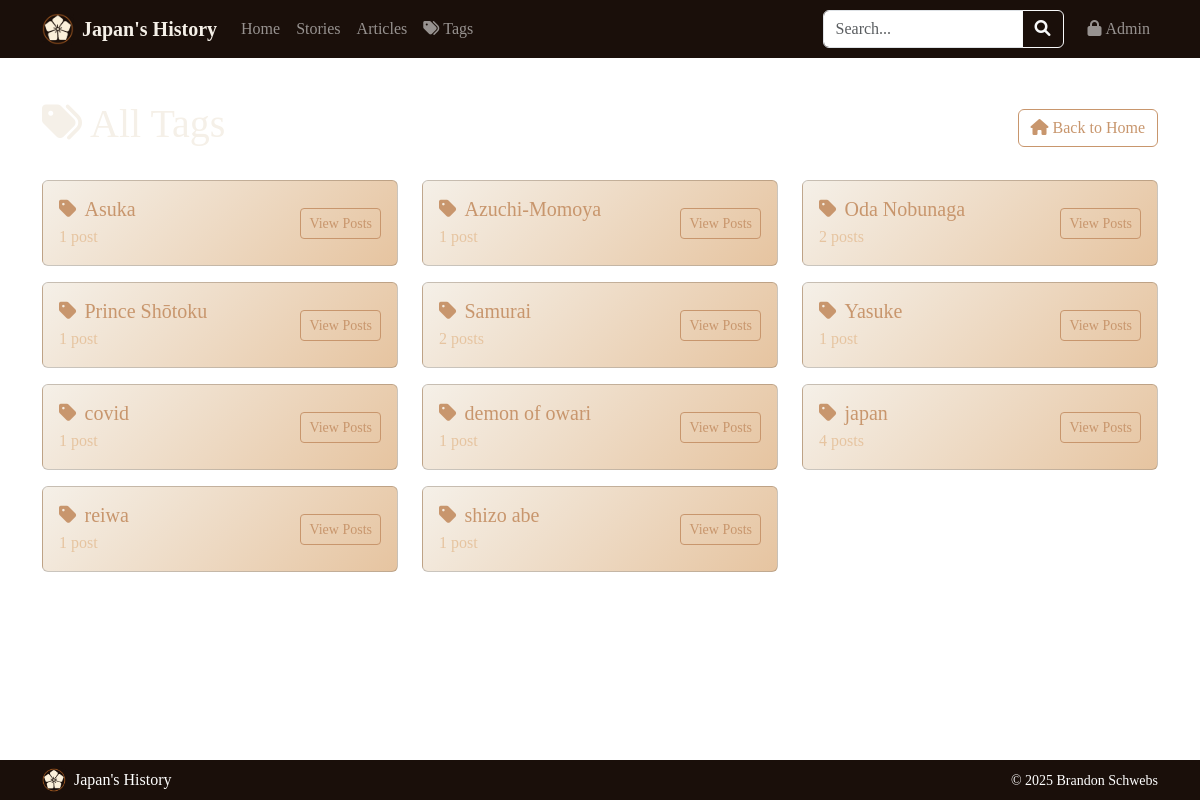
The app's page /tags with its own data.
### tables this page shows
CREATE TABLE tags (
                id INTEGER PRIMARY KEY AUTOINCREMENT,
                name TEXT UNIQUE NOT NULL,
                slug TEXT UNIQUE NOT NULL,
                created_at TIMESTAMP DEFAULT CURRENT_TIMESTAMP
            );

### routes/search.py (the view)
@search.route('/tags')
def all_tags():
    tags = TagModel.get_all_tags()
    return render_template('search/tags.html', tags=tags)

### forms.py
class SearchForm(FlaskForm):
    query = StringField('Search', validators=[Length(max=200)], render_kw={"placeholder": "Search posts..."})
    submit = SubmitField('Search')

### models.py (called while the page is built)
def get_db():
    db = getattr(g, '_database', None)
    if db is None:
        db = g._database = sqlite3.connect(current_app.config['DATABASE'])
        db.row_factory = sqlite3.Row
    return db

    @staticmethod
    def get_all_tags():
        db = get_db()
        return db.execute('''
            SELECT t.*, COUNT(pt.post_id) as post_count
            FROM tags t
            LEFT JOIN post_tags pt ON t.id = pt.tag_id
            GROUP BY t.id
            ORDER BY t.name
        ''').fetchall()

### routes/main.py (called while the page is built)
@main.app_context_processor
def inject_admin_status():
    return {'is_admin_logged_in': is_admin_logged_in()}

### routes/search.py (called while the page is built)
@search.app_context_processor
def inject_search_form():
    return {'search_form': SearchForm(), 'is_admin_logged_in': is_admin_logged_in()}

### utils.py (called while the page is built)
def is_admin_logged_in():
    return session.get('admin_logged_in', False)

### templates/search/tags.html (shortened to what this page needs)
{% extends "base.html" %}
{% block content %}
<div class="row">
    <div class="col-12">
        <div class="d-flex justify-content-between align-items-center mb-4">
            <h1><i class="fas fa-tags me-2"></i>All Tags</h1>
            <a href="{{ url_for('main.index') }}" class="btn btn-outline-secondary">
                <i class="fas fa-home me-1"></i>Back to Home
            </a>
        </div>
        {% if tags %}
            <div class="row">
                {% for tag in tags %}
                <div class="col-md-6 col-lg-4 mb-3">
                    <div class="card h-100">
                        <div class="card-body d-flex justify-content-between align-items-center">
                            <div>
                                <h5 class="card-title mb-1">
                                    <a href="{{ url_for('search.posts_by_tag', slug=tag.slug) }}"
                                       class="text-decoration-none"
                                       style="color: var(--accent-copper) !important;">
                                        <i class="fas fa-tag me-2"></i>{{ tag.name }}
                                    </a>
                                </h5>
                                <p class="card-text text-muted mb-0">
                                    {{ tag.post_count }} post{{ 's' if tag.post_count != 1 else '' }}
                                </p>
                            </div>
                            <a href="{{ url_for('search.posts_by_tag', slug=tag.slug) }}"
                               class="btn btn-outline-primary btn-sm">
                                View Posts
                            </a>
                        </div>
                    </div>
                </div>
                {% endfor %}
            </div>
        {% endif %}
    </div>
</div>
{% endblock %}

### records on screen
tags: name "Asuka", post_count "1"
tags: name "Azuchi-Momoya", post_count "1"
tags: name "Oda Nobunaga", post_count "2", post_count "s"
tags: name "Prince Shōtoku", post_count "1"
tags: name "Samurai", post_count "2", post_count "s"
tags: name "Yasuke", post_count "1"
tags: name "covid", post_count "1"
tags: name "demon of owari", post_count "1"
tags: name "japan", post_count "4", post_count "s"
tags: name "reiwa", post_count "1"
tags: name "shizo abe", post_count "1"
